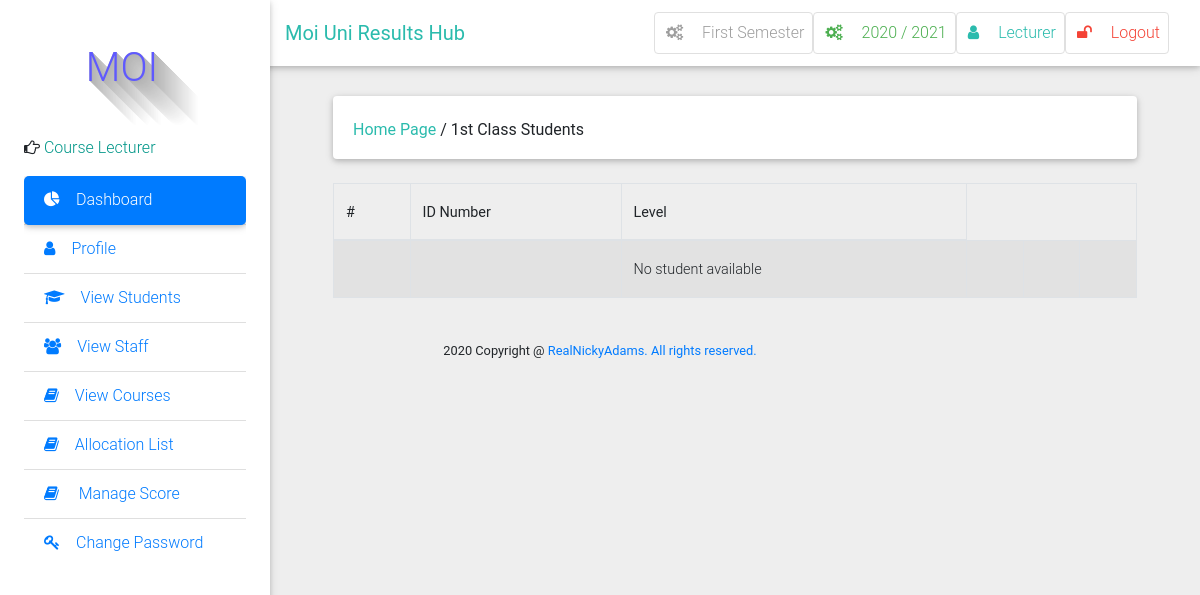
Page /students/1st_class_list/ (signed in) on the committed database.
### result/models.py (models this page shows, shortened)
class Semester(models.Model):
    semester = models.CharField(max_length=10, choices=SEMESTER, blank=True)
    is_current_semester = models.BooleanField(default=False, blank=True, null=True)
    session = models.ForeignKey(Session, on_delete=models.CASCADE, blank=True, null=True)
    next_semester_begins = models.DateField(null=True, blank=True)
    def __str__(self):
        return self.semester

class Session(models.Model):
    session = models.CharField(max_length=200, unique=True)
    is_current_session = models.BooleanField(default=False, blank=True, null=True)
    next_session_begins = models.DateField(blank=True, null=True)
    def __str__(self):
        return self.session

class User(AbstractUser):
    is_student = models.BooleanField(default=False)
    is_lecturer = models.BooleanField(default=False)
    phone = models.CharField(max_length=60, blank=True, null=True)
    address = models.CharField(max_length=60, blank=True, null=True)
    picture = models.ImageField(upload_to="pictures/", blank=True, null=True)
    email = models.EmailField(blank=True, null=True)
    admission = models.CharField(max_length=10)
    username_validator = ASCIIUsernameValidator()

### result/views.py (the view)
# urls.py: path('students/1st_class_list/', views.first_class_list, name='first_class_list'),
@login_required
def first_class_list(request):
    students = Result.objects.filter(cgpa__gte=4.5)
    return render(request, 'students/first_class_students.html', {"students": students})

### result/context_processors.py (called while the page is built)
def get_current_year_to_context(request):
    current_datetime = datetime.datetime.now()
    return {
        'current_year': current_datetime.year
    }

def session_processor(request):
    current_session = Session.objects.get(is_current_session=True)
    return {"current_session": current_session}

def semester_processor(request):
    current_semester = Semester.objects.get(is_current_semester=True)
    return {"current_semester": current_semester}

### templates/students/first_class_students.html (shortened to what this page needs)
{% extends 'base.html' %}
{% block side_bar %}
    {% include 'partial_active_element.html' with active='Dashboard' %}
{% endblock %}
{% block content %}
	<div class="container-fluid mt-5">
            <div class="card mb-4 wow fadeIn">
                <div class="card-body d-sm-flex justify-content-between">
                    <h6 class="mb-2 mb-sm-0 pt-1">
                        <a class='text-default'  href="/">Home Page</a>
                        <span>/</span>
                        <span>1st Class Students</span>
                    </h6>
                </div>
            </div>
  <div class="table-wrapper-scroll-y">
  <table class="table table-bordered table-striped">
                     <thead>
                        <tr>
                          <th scope="col">#</th>
                          <th scope="col">ID Number</th>
                          <th scope="col">Level</th>
                        </tr>
                    </thead>
                {% for student in students %}
                    <tbody>
                        <tr>
                          <th scope="row">{{ forloop.counter }}</th>
                          <td>{{ student.student }}</td>
                          <td>{{ student.level }}</td>
                          {% if request.user.is_superuser %}
                          <td>
                            <a data-toggle="tooltip" title="View" class="blue-text"><i class="fa fa-user"></i></a>
                            <a data-toggle="tooltip" title="Edit" href="{% url 'edit_student' pk=student.student.pk %}" title="edit" class="teal-text"><i class="fa fa-pencil"></i></a>
                            <a data-toggle="tooltip" title="Delete" href="{% url 'delete_student' pk=student.student.pk %}" class="red-text"><i class="fa fa-times"></i></a>
                          </td>
                          {% endif %}
                        </tr>
                        {% empty %}
                        <tr>
                          <td></td>
                          <td></td>
                          <td>
                          <span>No student available</span>
                        </td>
                        <td></td>
                        <td></td>
                        <td></td>
                        </tr>
                {% endfor %}
                 </table>
            </div>
        </div>
        <br>
{% endblock %}

### templates/base.html (shortened to what this page needs)
 {%load static %}
<!DOCTYPE html>
<html lang="en">
    <head>
        <link rel="stylesheet" href="https://maxcdn.bootstrapcdn.com/font-awesome/4.7.0/css/font-awesome.min.css">
        <link href="{% static 'css/bootstrap.min.css' %}" rel="stylesheet">
        <link href="{% static 'css/mdb.min.css' %}" rel="stylesheet">
        <link href="{% static 'css/style.css' %}" rel="stylesheet">
    </head>
    <body class="grey lighten-3">
    <header>
        <nav class="navbar fixed-top navbar-expand-lg navbar-light white scrolling-navbar">
            <div class="container-fluid">
                <a class="navbar-brand waves-effect" href="/">
                    <strong class="text-default ">Moi Uni Results Hub</strong>
                </a>
                <div class="collapse navbar-collapse" id="navbarSupportedContent">
                          {% if user.is_authenticated %}
                    <ul class="navbar-nav nav-flex-icons">
                        <li class="nav-item">
                            <a href="{% if request.user.is_superuser %}{% url 'manage_semester' %}{% else %}#{% endif %}" class="nav-link border border-light grey-text rounded waves-effect">
                                <i class="fa fa-cogs mr-3"></i>{{ current_semester }} Semester
                            </a>
                        </li>
                        <li class="nav-item">
                            <a href="{% if request.user.is_superuser %}{% url 'manage_session' %}{% else %}#{% endif %}" class="nav-link border border-light green-text rounded waves-effect">
                                <i class="fa fa-cogs mr-3"></i>{{ current_session }}
                            </a>
                        </li>
                        <li class="nav-item">
                            <a href="{% url 'profile' %}" class="nav-link border border-light rounded waves-effect text-default">
                                <i  class="fa fa-user mr-3"></i>{{ user|capfirst }}
                            </a>
                        </li>
                         <li class="nav-item">
                            <a href="/accounts/logout/" class="nav-link border border-light rounded waves-effect red-text">
                                <i class="fa fa-unlock mr-3"></i>Logout
                            </a>
                        </li>
                    {% endif %}
                </div>
            </div>
        </nav>
        <div class="sidebar-fixed position-fixed">
                <p style="margin-left: 30px;" id="icon" class="logo"> MOI</p>
                {% if request.user.is_lecturer %}
                <p><i class="fa fa-hand-o-right" aria-hidden="true"></i>
                    <span class="teal-text text-center"> Course Lecturer</span></p>
                {% elif request.user.is_student %}
                <p><i class="fa fa-hand-o-right" aria-hidden="true"></i>
                    <span class="teal-text text-center"> Student</span></p>
                {% else %}
                <p><i class="fa fa-hand-o-right" aria-hidden="true"></i>
                    <span class="teal-text text-center"> System Admin</span></p>
                {% endif %}
            <div class="dashboard">
            {% block side_bar %}{% endblock side_bar %}
            </div>
        </div>
    </header>
    <main class="pt-5 mx-lg-5">
        {% block content%} {% endblock %}
    </main>
<footer class="footer text-center">
        <div class="container">
            <small class="copyright">{{ current_year }} Copyright @ <a href="#">RealNickyAdams. All rights reserved. </a></small>
        </div>
    </footer>
    </body>
</html>

### static/css/style.css (style rules this page uses)
.sidebar-fixed { height: 100vh; width: 270px; -webkit-box-shadow: 0 2px 5px 0 rgba(0, 0, 0, 0.16), 0 2px 10px 0 rgba(0, 0, 0, 0.12); box-shadow: 0 2px 5px 0 rgba(0, 0, 0, 0.16), 0 2px 10px 0 rgba(0, 0, 0, 0.12); z-index: 1050; background-color: #fff; padding: 1.5rem; padding-top: 0; }
@media (min-width: 1200px) { .navbar, .page-footer, main { padding-left: 270px; } }
.logo { text-color:#006666; text-shadow: rgb(179, 179, 179) 0px 0px 0px, rgb(180, 180, 180) 1px 1px 0px, rgb(182, 182, 182) 2px 2px 0px, rgb(184, 184, 184) 3px 3px 0px, rgb(185, 185, 185) 4px 4px 0px, rgb(187, 187, 187) 5px 5px 0px, rgb(189, 189, 189) 6px 6px 0px, rgb(190, 190, 190) 7px 7px 0px, rgb(192, 192, 192) 8px 8px 0px, rgb(194, 194, 194) 9px 9px 0px, rgb(195, 195, 195) 10px 10px 0px, rgb(197, 197, 197) 11px 11px 0px, rgb(199, 199, 199) 12px 12px 0px, rgb(201, 201, 201) 13px 13px 0px, rgb(202, 202, 202) 14px 14px 0px, rgb(204, 204, 204) 15px 15px 0px, rgb(206, 206, 206) 16px 16px 0px, rgb(207, 207, 207) 17px 17px 0px, rgb(209, 209, 209) 18px 18px 0px, rgb(211, 211, 211) 19px 19px 0px, rgb(212, 212, 212) 20px 20px 0px, rgb(214, 214, 214) 21px 21px 0px, rgb(216, 216, 216) 22px 22px 0px, rgb(218, 218, 218) 23px 23px 0px, rgb(219, 219, 219) 24px 24px 0px, rgb(221, 221, 221) 25px 25px 0px, rgb(223, 223, 223) 26px 26px 0px, rgb(224, 224, 224) 27px 27px 0px, rgb(226, 226, 226) 28px 28px 0px, rgb(228, 228, 228) 29px 29px 0px, rgb(230, 230, 230) 30px 30px 0px, rgb(231, 231, 231) 31px 31px 0px, rgb(233, 233, 233) 32px 32px 0px, rgb(235, 235, 235) 33px 33px 0px, rgb(236, 236, 236) 34px 34px 0px, rgb(238, 238, 238) 35px 35px 0px, rgb(240, 240, 240) 36px 36px 0px, rgb(241, 241, 241) 37px 37px 0px, rgb(243, 243, 243) 38px 38px 0px, rgb(245, 245, 245) 39px 39px 0px, rgb(247, 247, 247) 40px 40px 0px, rgb(248, 248, 248) 41px 41px 0px, rgb(250, 250, 250) 42px 42px 0px, rgb(252, 252, 252) 43px 43px 0px, rgb(253, 253, 253) 44px 44px 0px; font-size: 40px; color: rgb(95, 89, 255); height: 120px; width: 136px; line-height: 136px; border-radius: ; text-align: center; background-color: rgb(255, 255, 255); }

### templates/base.html (style rules this page uses)
.dashboard { display: block; max-height: 500px; overflow-y: auto; -ms-overflow-style: -ms-autohiding-scrollbar; }

### templates/students/first_class_students.html (style rules this page uses)
.table-wrapper-scroll-y { display: block; max-height: 350px; overflow-y: auto; -ms-overflow-style: -ms-autohiding-scrollbar; }

### rows in the picture
Semester: semester "First"
Session: session "2020 / 2021"
User: username "Lecturer"
